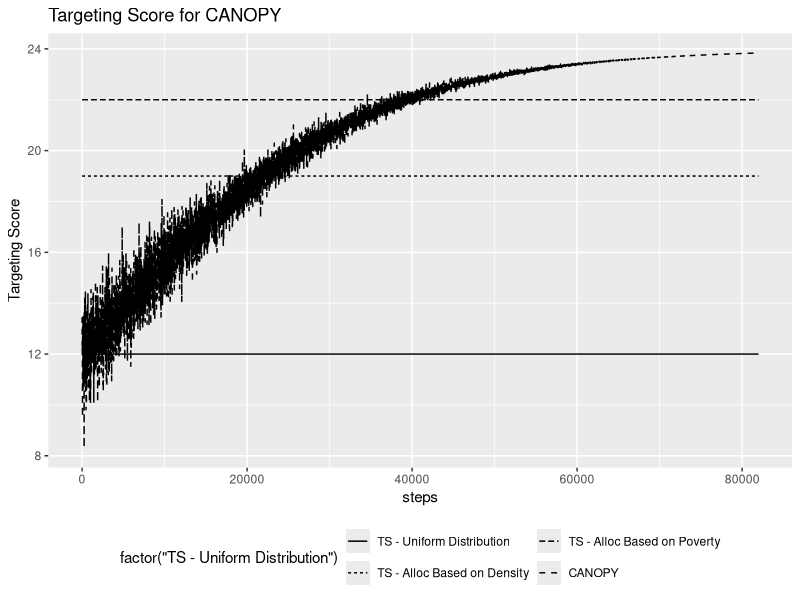
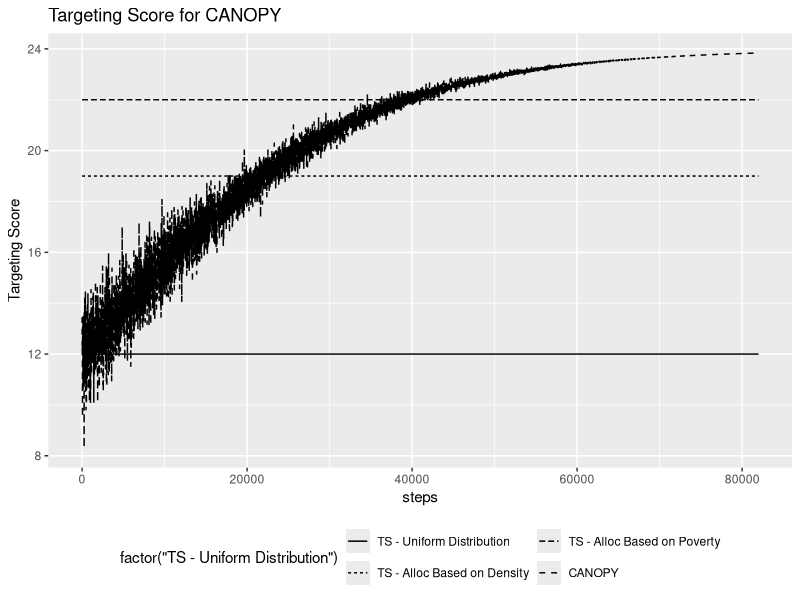

The R script that drew these images, in order:
# Generate benchmakr graphs mock-up for wireframe

library(ggplot2)
setwd("~/GitHub/CANOPY/write-ups/website-wireframe")

nSteps <- 100000
steps <- 1:nSteps
#cent <- steps - 0.3*mean(steps)
#f <- 10.0*cent + cent^2+(cent/2)^3
x <- steps / nSteps * 2.5
f <- tanh(x)
e <- rnorm(nSteps)*(nSteps - steps)^3
e <- e / max(e) * max(f) * (1/3)
f.e <- f + e
df <- data.frame(cbind(steps, x, f, e, f.e))
df$ts <- f.e * 12 + 12

summary(df)


df$steps <- steps * 0.82
pad <- df[1:(.18*nSteps),]
pad[, !(colnames(pad) %in% "steps")] <- NA
pad$steps <- 

df$unif  <- 12
df$space <- 19
df$pov   <- 22



ggplot(data = df[seq(1, nrow(df), by = 10),]) + 
  geom_line(aes(steps, unif, linetype = factor("TS - Uniform Distribution"))) + 
  geom_line(aes(steps, space, linetype = factor("TS - Alloc Based on Density"))) + 
  geom_line(aes(steps, pov, linetype = factor("TS - Alloc Based on Poverty"))) +
  geom_line(aes(steps, ts, linetype = factor("CANOPY"))) +
  ylab("Targeting Score") +
  theme(legend.position = "bottom") +
  guides(linetype = guide_legend(nrow = 2), size = 4) +
  ggtitle("Targeting Score for CANOPY")
  scale_linetype("")
ggsave("./benchmark.png")
